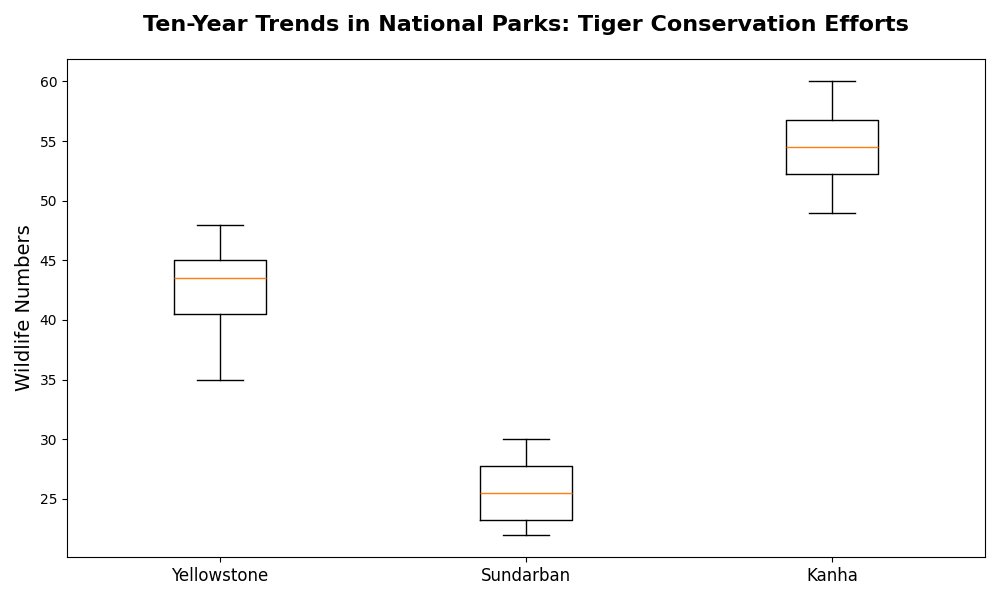

Here is the Python script that generated this plot:
import matplotlib.pyplot as plt

populations_yellowstone = [35, 40, 45, 42, 38, 44, 47, 48, 43, 45]
populations_sundarban = [23, 25, 26, 24, 22, 23, 27, 29, 28, 30]
populations_kanha = [51, 49, 52, 54, 53, 55, 57, 56, 59, 60]

parks = ['Yellowstone', 'Sundarban', 'Kanha']
populations_data = [populations_yellowstone, populations_sundarban, populations_kanha]

plt.figure(figsize=(10, 6))
plt.boxplot(populations_data, vert=True, patch_artist=False)

plt.xticks([1, 2, 3], parks, fontsize=12)
plt.ylabel('Wildlife Numbers', fontsize=14)
plt.title('Ten-Year Trends in National Parks: Tiger Conservation Efforts', fontsize=16, weight='bold', pad=20)

plt.tight_layout()
plt.show()
